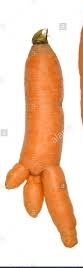
#> input picture dataset/UglyCarrots/images(6).jpeg, 83 x 268 px, found by its file name; its folder holds 4 pictures in this run
$ python rotate.py
#> lines starting #> are read from the running program, lines starting #| are printed output that depends on the picture
from PIL import Image
import os, sys

#path = ("../dataset/GoodCarrotsCropped/")
path = ("../dataset/UglyCarrots/")

def rotate():
    for item in os.listdir(path):
        if os.path.isfile(path+item):
            #script_dir = os.path.dirname(os.path.abspath("../dataset/GoodCarrotsCropped/"+__file__))
            script_dir = os.path.dirname(os.path.abspath("../dataset/UglyCarrots/"+__file__))
            im = Image.open(os.path.join(script_dir, item)) #create image object
#> im is the input picture: PIL image 83x268 RGB; mean R, G, B 239.8, 206.7, 182.6
            file, ext = os.path.splitext(item)
            angle180 = 180
            # imRotate180 = im.rotate(angle180 , expand = 'true' , fillcolor = 'white')
            # imRotate180.save(file + 'Rotated180.png', 'PNG', quality=90)
            for degree in range(30,271,30):
                imRotate= im.rotate(degree , expand = 'true' , fillcolor = 'white')
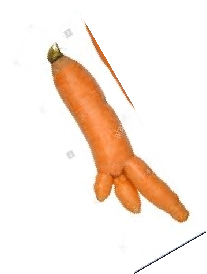
#> imRotate: PIL image 207x274 RGB; mean R, G, B 249.1, 236.1, 226.6
                i = str(degree)
                imRotate.save(file + 'URotated'+i+'.png', 'PNG', quality=90)
#> pass 2 of the loop in rotate, `for item in os.listdir(path):`:
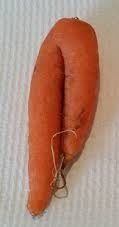
#> input picture dataset/UglyCarrots/images(9).jpeg, 119 x 227 px, found by its file name
#> in rotate, im is the input picture: PIL image 119x227 RGB; mean R, G, B 174.5, 134.4, 117
#> in rotate, `imRotate= im.rotate(degree , expand = 'true' , fillcolor = 'white')`:
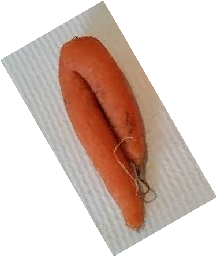
#> imRotate: PIL image 217x257 RGB; mean R, G, B 216, 196.6, 188.2
#> pass 3 of the loop in rotate, `for item in os.listdir(path):`:
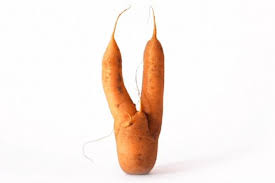
#> input picture dataset/UglyCarrots/uc4.jpeg, 275 x 183 px, found by its file name
#> in rotate, im is the input picture: PIL image 275x183 RGB; mean R, G, B 247.4, 236.6, 230.4
#> in rotate, `imRotate= im.rotate(degree , expand = 'true' , fillcolor = 'white')`:
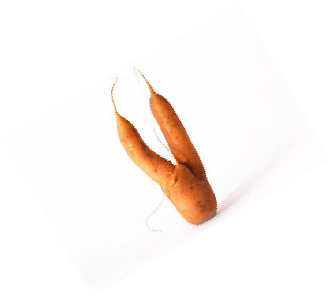
#> imRotate: PIL image 331x297 RGB; mean R, G, B 251.1, 245.6, 242.4
#> the loop made 4 passes; the first 3 are shown
                #print("saved")


rotate()
